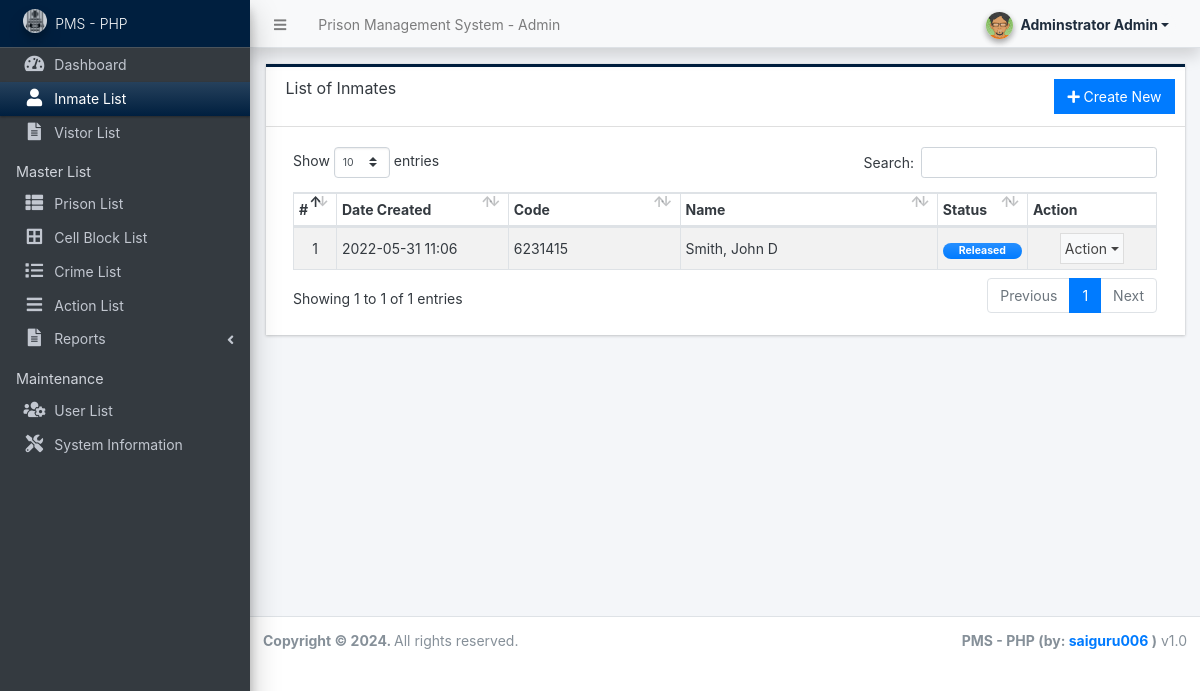
/admin/?page=inmates (signed in), run on the app's committed database.
### tables this page shows
CREATE TABLE `inmate_list` (
  `id` int(30) NOT NULL,
  `code` varchar(100) NOT NULL,
  `firstname` text NOT NULL,
  `middlename` text DEFAULT NULL,
  `lastname` text NOT NULL,
  `sex` varchar(100) NOT NULL,
  `dob` date NOT NULL,
  `address` text NOT NULL,
  `marital_status` varchar(250) NOT NULL,
  `eye_color` text NOT NULL,
  `complexion` text NOT NULL,
  `cell_id` int(11) NOT NULL,
  `sentence` text NOT NULL,
  `date_from` date NOT NULL,
  `date_to` date DEFAULT NULL,
  `emergency_name` text DEFAULT NULL,
  `emergency_contact` text DEFAULT NULL,
  `emergency_relation` text DEFAULT NULL,
  `image_path` text DEFAULT NULL,
  `status` tinyint(1) NOT NULL DEFAULT 1,
  `visiting_privilege` tinyint(1) NOT NULL DEFAULT 1,
  `date_created` datetime NOT NULL DEFAULT current_timestamp(),
  `date_updated` datetime NOT NULL DEFAULT current_timestamp() ON UPDATE current_timestamp()
);

### admin/inmates/index.php (the view, shortened to what this page needs)
<div class="card card-outline rounded-0 card-navy">
	<div class="card-header">
		<h3 class="card-title">List of Inmates</h3>
		<div class="card-tools">
			<a href="./?page=inmates/manage_inmate" id="create_new" class="btn btn-flat btn-primary"><span class="fas fa-plus"></span>  Create New</a>
		</div>
	</div>
	<div class="card-body">
        <div class="container-fluid">
			<table class="table table-hover table-striped table-bordered" id="list">
				<colgroup>
					<col width="5%">
					<col width="20%">
					<col width="20%">
					<col width="30%">
					<col width="10%">
					<col width="15%">
				</colgroup>
				<thead>
					<tr>
						<th>#</th>
						<th>Date Created</th>
						<th>Code</th>
						<th>Name</th>
						<th>Status</th>
						<th>Action</th>
					</tr>
				</thead>
				<tbody>
					<?php
					$i = 1;
						$qry = $conn->query("SELECT *,concat(lastname,', ', firstname, coalesce(concat(' ', middlename), '')) as `name` from `inmate_list` order by `name` asc ");
						while($row = $qry->fetch_assoc()):
					?>
						<tr>
							<td class="text-center"><?php echo $i++; ?></td>
							<td><?php echo date("Y-m-d H:i",strtotime($row['date_created'])) ?></td>
							<td class=""><?= $row['code'] ?></td>
							<td class=""><?= $row['name'] ?></td>
							<td class="text-center">
                            <?php if(isset($row['date_to']) && !empty($row['date_to']) && strtotime($row['date_to']) <= strtotime(date('Y-m-d'))): ?>
                                    <span class="badge badge-primary bg-gradient-primary px-3 rounded-pill">Released</span>
                             <?php endif; ?>
                            </td>
							<td align="center">
								 <button type="button" class="btn btn-flat p-1 btn-default btn-sm dropdown-toggle dropdown-icon" data-toggle="dropdown">
				                  		Action
				                  </button>
							</td>
						</tr>
					<?php endwhile; ?>
				</tbody>
			</table>
		</div>
	</div>
</div>

### data on the page
inmate_list: date_created "2022-05-31 11:06", code "6231415", name "Smith, John D", date_to "Released"

### other printed values
$_settings->info('name') "Prison Management System"
$_settings->userdata('firstname').' '.$_settings->userdata('lastname') "Adminstrator Admin"
$_settings->info('short_name') "PMS - PHP"
